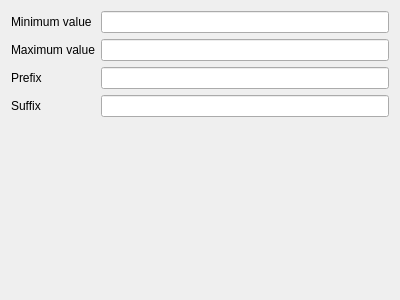
<?xml version="1.0" encoding="UTF-8"?>
<ui version="4.0">
 <class>Form</class>
 <widget class="QWidget" name="Form">
  <property name="geometry">
   <rect>
    <x>0</x>
    <y>0</y>
    <width>400</width>
    <height>300</height>
   </rect>
  </property>
  <property name="windowTitle">
   <string>Form</string>
  </property>
  <layout class="QFormLayout" name="formLayout">
   <property name="fieldGrowthPolicy">
    <enum>QFormLayout::AllNonFixedFieldsGrow</enum>
   </property>
   <item row="0" column="0">
    <widget class="QLabel" name="label_2">
     <property name="text">
      <string>Minimum value</string>
     </property>
    </widget>
   </item>
   <item row="0" column="1">
    <widget class="QLineEdit" name="minEdit"/>
   </item>
   <item row="1" column="0">
    <widget class="QLabel" name="label_3">
     <property name="text">
      <string>Maximum value</string>
     </property>
    </widget>
   </item>
   <item row="1" column="1">
    <widget class="QLineEdit" name="maxEdit"/>
   </item>
   <item row="4" column="0">
    <widget class="QLabel" name="label">
     <property name="text">
      <string>Prefix</string>
     </property>
    </widget>
   </item>
   <item row="4" column="1">
    <widget class="QLineEdit" name="prefixEdit"/>
   </item>
   <item row="5" column="0">
    <widget class="QLabel" name="label_4">
     <property name="text">
      <string>Suffix</string>
     </property>
    </widget>
   </item>
   <item row="5" column="1">
    <widget class="QLineEdit" name="suffixEdit"/>
   </item>
  </layout>
 </widget>
 <resources/>
 <connections/>
</ui>
